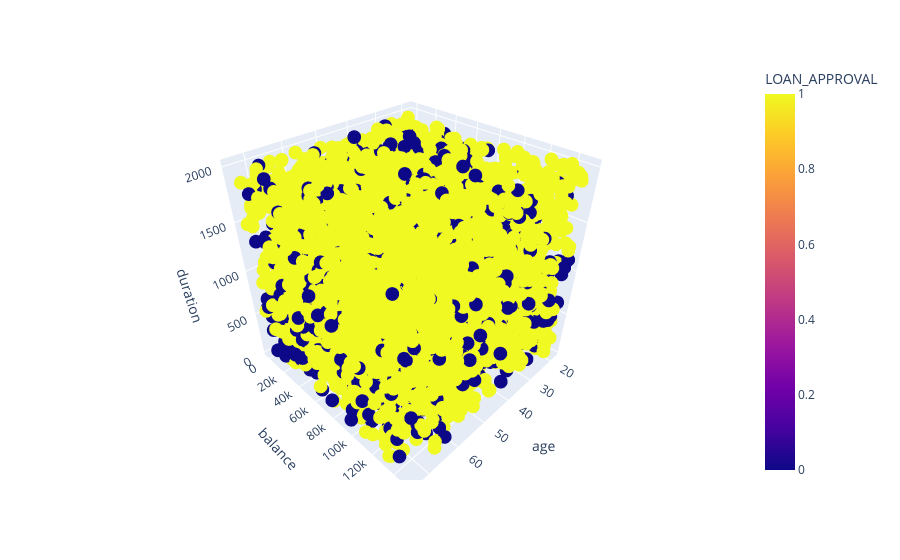

Notebook cell for this chart:
### Code cell
fig = px.scatter_3d(df.sample(5000), x='age', y='balance', z='duration', color='LOAN_APPROVAL')
fig.show()

### Figure 1 — Plotly figure (JSON) as saved in the notebook; plotly's stock layout.template omitted (floating-point values rounded to 4 significant figures; data arrays with more than 128 entries replaced by an {"elided": "..."} marker saying what was removed)
{"data": [{"hovertemplate": "age=%{x}<br>balance=%{y}<br>duration=%{z}<br>LOAN_APPROVAL=%{marker.color}<extra></extra>", "legendgroup": "", "marker": {"color": {"elided": "5000 int values"}, "coloraxis": "coloraxis", "symbol": "circle"}, "mode": "markers", "name": "", "scene": "scene", "showlegend": false, "type": "scatter3d", "x": {"elided": "5000 int values"}, "y": {"elided": "5000 int values"}, "z": {"elided": "5000 int values"}}], "layout": {"coloraxis": {"colorbar": {"title": {"text": "LOAN_APPROVAL"}}, "colorscale": [[0, "#0d0887"], [0.1111, "#46039f"], [0.2222, "#7201a8"], [0.3333, "#9c179e"], [0.4444, "#bd3786"], [0.5556, "#d8576b"], [0.6667, "#ed7953"], [0.7778, "#fb9f3a"], [0.8889, "#fdca26"], [1, "#f0f921"]]}, "legend": {"tracegroupgap": 0}, "margin": {"t": 60}, "scene": {"domain": {"x": [0, 1], "y": [0, 1]}, "xaxis": {"title": {"text": "age"}}, "yaxis": {"title": {"text": "balance"}}, "zaxis": {"title": {"text": "duration"}}}}}
